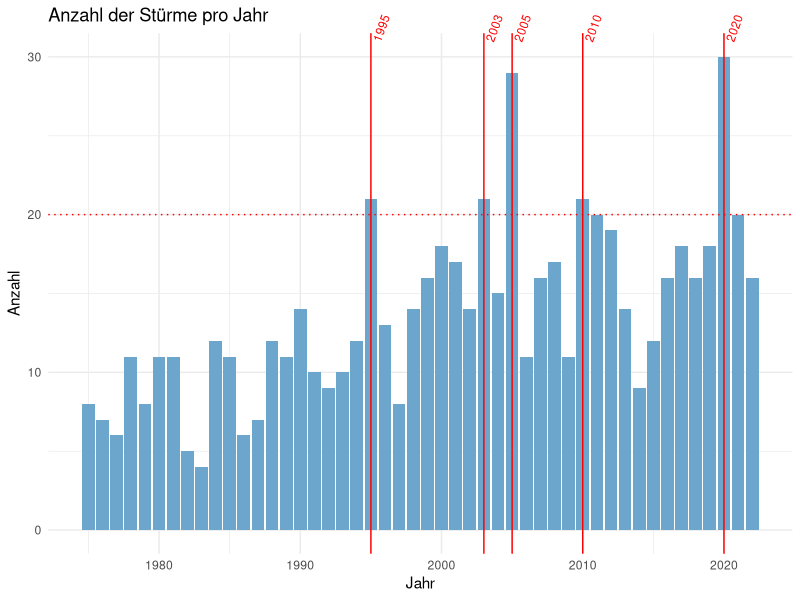
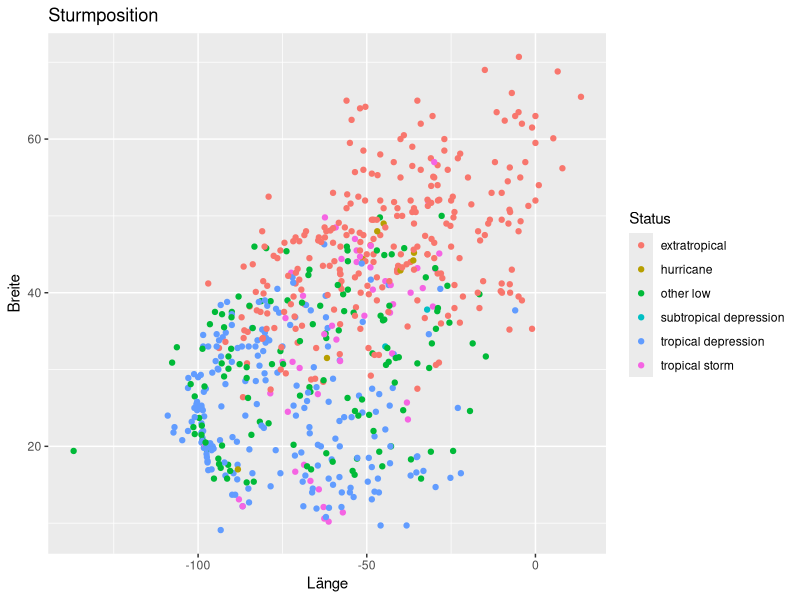

Source code (R) for these figures, in order:
## ---- chunk 1
knitr::opts_chunk$set(echo = TRUE)
# load tidyverse
suppressPackageStartupMessages(library(tidyverse))
## ---- chunk 2
# Beispiel: Anzahl der Stürme pro Jahr visualisieren

# Rohdatensatz startet Visualisierungsworkflow
storms |>

  ########### Datenvorbereitung #############

  # auf einen Eintrag (Zeile) pro Sturm und Jahr reduzieren
  distinct(year, name) |>
  # Anzahl der Stürme pro Jahr zählen
  group_by(year) |>
  count() |>
  ungroup() |>

  ########### Datenvisualisierung #############

  # ggplot-Objekt erstellen (Daten via pipe übergeben)
  ggplot(mapping = aes(x = year, y=n)) + # Verknüpfung von Datenspalten (year, n) und Achsen (x,y)
  # Diagrammtitel und Achsenbeschriftung
  labs(title = "Anzahl der Stürme pro Jahr", x = "Jahr", y = "Anzahl") +
  # grundlegende Diagrammformatierung (Hintergrundfarben, Schriftarten, ...)
  theme_minimal() +
  # Balkendiagramm mit Anzahl der Stürme pro Jahr
  geom_bar(fill="skyblue3", stat = "identity") +
  # gepunktete horizontale Linie bei 20
  geom_hline(yintercept = 20, linetype="dotted", col="red") +
  # Highlighting der Jahre mit mehr als 20 Stürmen
  geom_vline(data = ~ filter(.x, n>20),  # Datensatz einschränken
            # (hier `.x` = Platzhalter für Daten aus vorheriger Ebene, d.h. `storms`)
            aes(xintercept=year), # welche (Teil)Tabellendaten für Position zu verwenden
            color="red") + # Zusätzliche Formatierung
  # Jahreszahlen der Jahre mit mehr als 20 Stürmen in schräger Textausrichtung
  geom_text(data = ~ filter(.x, n>20), # Datensatz einschränken
            aes(label=year, x=year, y=max(n)), # Daten und Positionen festlegen
            angle=70, vjust=0.5, hjust=-0.6, size=3, color="red") + # Textformatierung
  # disable clipping um Jahreszahltexte außerhalb des Diagrammbereichs anzuzeigen
  coord_cartesian(clip = "off")
## ---- chunk 3
storms |> 
  group_by(name,year) |> 
  slice_tail(n=1) |> 
  ggplot(mapping = aes(x = long, y = lat, color = status)) +
  geom_point() +
  labs(
    title="Sturmposition",
    x="Länge",
    y="Breite",
    color="Status" # ansonsten klein geschrieben
  )
# alternatively
# geom_title("Sturmposition") + geom_xlab("Länge") + geom_ylab("Breite") + geom_color("Status")

